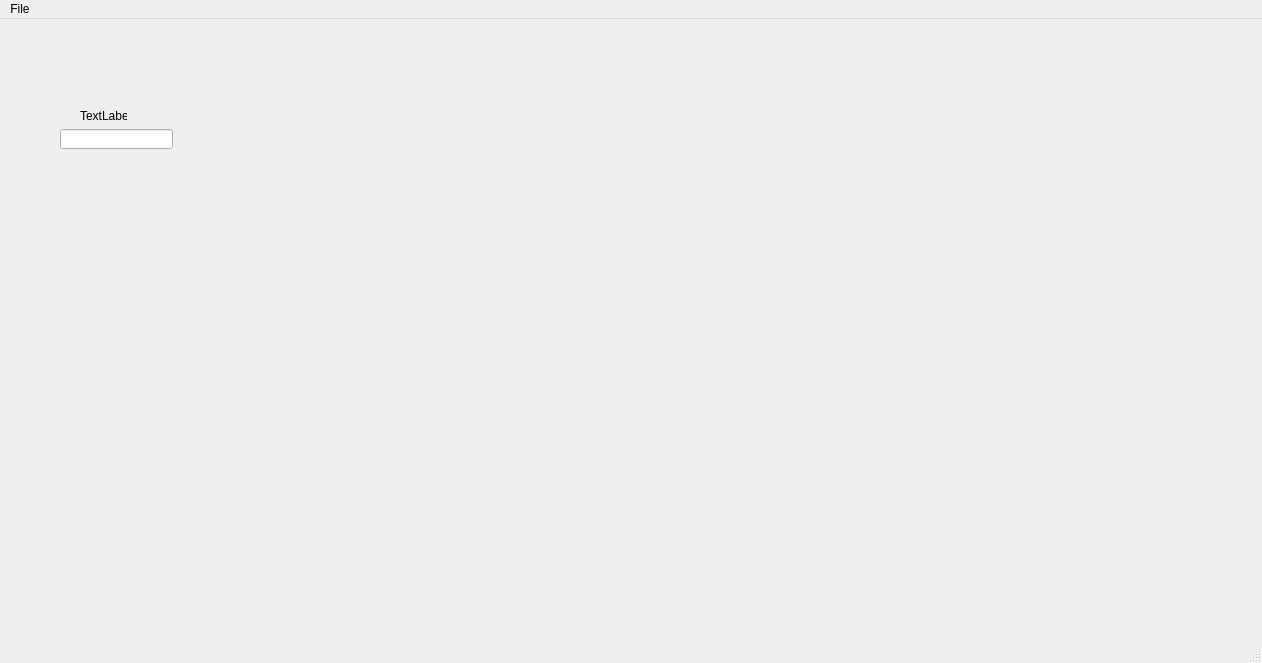
<?xml version="1.0" encoding="UTF-8"?>
<ui version="4.0">
 <class>MainWindow</class>
 <widget class="QMainWindow" name="MainWindow">
  <property name="geometry">
   <rect>
    <x>0</x>
    <y>0</y>
    <width>1262</width>
    <height>663</height>
   </rect>
  </property>
  <property name="windowTitle">
   <string>MainWindow</string>
  </property>
  <widget class="QWidget" name="centralwidget">
   <widget class="QLineEdit" name="lineIn1">
    <property name="geometry">
     <rect>
      <x>60</x>
      <y>110</y>
      <width>113</width>
      <height>20</height>
     </rect>
    </property>
   </widget>
   <widget class="QLabel" name="label_3">
    <property name="geometry">
     <rect>
      <x>80</x>
      <y>90</y>
      <width>47</width>
      <height>13</height>
     </rect>
    </property>
    <property name="text">
     <string>TextLabel</string>
    </property>
   </widget>
  </widget>
  <widget class="QMenuBar" name="menubar">
   <property name="geometry">
    <rect>
     <x>0</x>
     <y>0</y>
     <width>1262</width>
     <height>21</height>
    </rect>
   </property>
   <widget class="QMenu" name="menu">
    <property name="title">
     <string>File</string>
    </property>
    <addaction name="actionRead_Parameters"/>
    <addaction name="actionSave_Parameters"/>
   </widget>
   <addaction name="menu"/>
  </widget>
  <widget class="QStatusBar" name="statusbar"/>
  <action name="actionRead_Parameters">
   <property name="text">
    <string>Open Parameters</string>
   </property>
   <property name="statusTip">
    <string>Open saved static parameters</string>
   </property>
  </action>
  <action name="actionSave_Parameters">
   <property name="text">
    <string>Save Parameters</string>
   </property>
   <property name="statusTip">
    <string>Save static parameters</string>
   </property>
  </action>
 </widget>
 <resources/>
 <connections/>
</ui>
